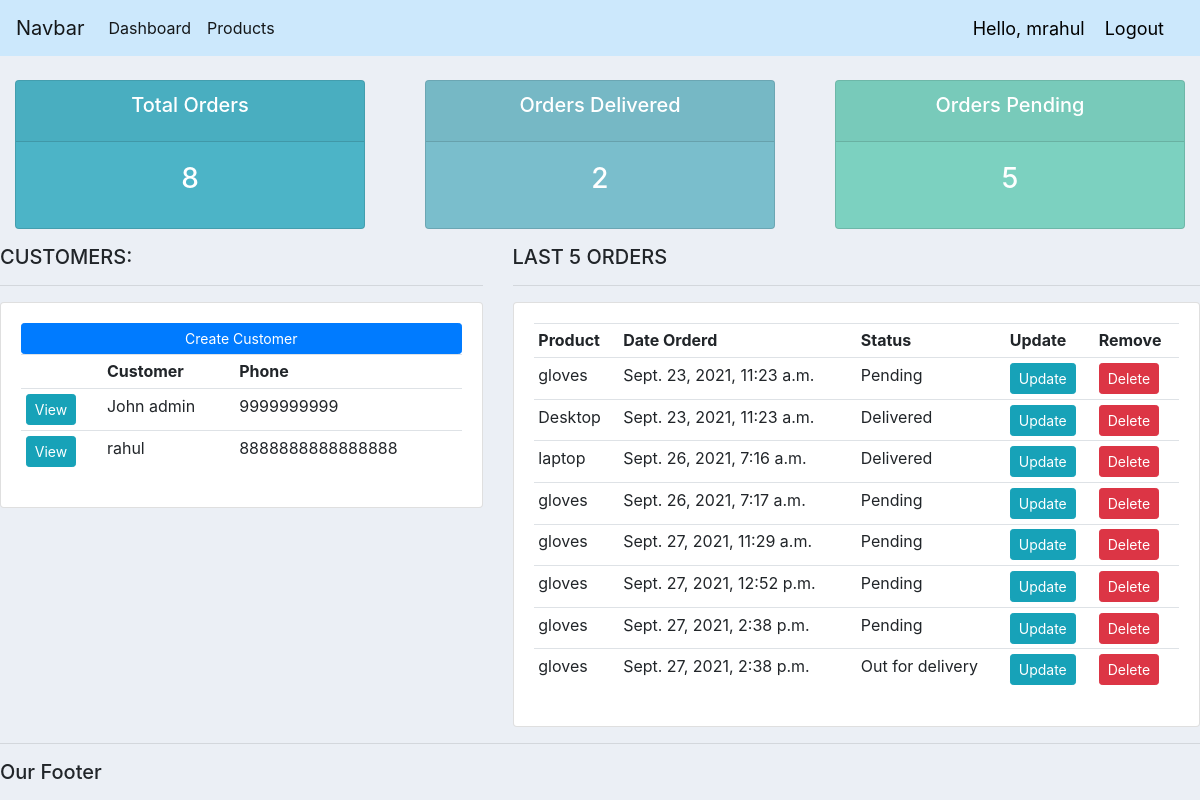
The app's page / (signed in) with its own data.
### accounts/models.py (models this page shows, shortened)
class Customer(models.Model):
	name = models.CharField(max_length=200, null=True)
	phone = models.CharField(max_length=200, null=True)
	email = models.CharField(max_length=200, null=True)
	date_created = models.DateTimeField(auto_now_add=True, null=True)

class Order(models.Model):
	STATUS = (
			('Pending', 'Pending'),
			('Out for delivery', 'Out for delivery'),
			('Delivered', 'Delivered'),
			)
	customer = models.ForeignKey(Customer, null=True, on_delete= models.SET_NULL)
	product = models.ForeignKey(Product, null=True, on_delete= models.SET_NULL)
	date_created = models.DateTimeField(auto_now_add=True, null=True)
	status = models.CharField(max_length=200, null=True, choices=STATUS)

class Product(models.Model):
	CATEGORY = (
			('Indoor', 'Indoor'),
			('Out Door', 'Out Door'),
			)
	name = models.CharField(max_length=200, null=True)
	price = models.FloatField(null=True)
	category = models.CharField(max_length=200, null=True, choices=CATEGORY)
	description = models.CharField(max_length=200, null=True, blank=True)
	date_created = models.DateTimeField(auto_now_add=True, null=True)
	tags = models.ManyToManyField(Tag)
	def __str__(self):
		return self.name

### accounts/views.py (the view)
# urls.py: path('', views.home, name="home"),
@login_required(login_url='login')
def home(request):
	orders = Order.objects.all()
	customers = Customer.objects.all()
	total_customers = customers.count()
	total_orders = orders.count()
	delivered = orders.filter(status='Delivered').count()
	pending = orders.filter(status='Pending').count()
	context = {'orders':orders, 'customers':customers,
	'total_orders':total_orders,'delivered':delivered,
	'pending':pending }
	return render(request, 'accounts/dashboard.html', context)

### accounts/templates/accounts/dashboard.html
{% extends 'accounts/main.html' %}
{% block content %}
{% include 'accounts/status.html' %}
<div class="row">
	<div class="col-md-5">
		<h5>CUSTOMERS:</h5>
		<hr>
		<div class="card card-body">
			<a class="btn btn-primary  btn-sm btn-block" href="">Create Customer</a>
			<table class="table table-sm">
				<tr>
					<th></th>
					<th>Customer</th>
					<th>Phone</th>
				</tr>
				{% for customer in customers %}
					<tr>
						<td><a class="btn btn-sm btn-info" href="{% url 'customer' customer.id %}">View</a></td>
						<td>{{customer.name}}</td>
						<td>{{customer.phone}}</td>
					</tr>
				{% endfor %}
			</table>
		</div>
	</div>
	<div class="col-md-7">
		<h5>LAST 5 ORDERS</h5>
		<hr>
		<div class="card card-body">
			<table class="table table-sm">
				<tr>
					<th>Product</th>
					<th>Date Orderd</th>
					<th>Status</th>
					<th>Update</th>
					<th>Remove</th>
				</tr>
				{% for order in orders %}
					<tr>
						<td>{{order.product}}</td>
						<td>{{order.date_created}}</td>
						<td>{{order.status}}</td>
						<td><a class="btn btn-sm btn-info" href="{% url 'update_order' order.id %}">Update</a></td>
						<td><a class="btn btn-sm btn-danger" href="{% url 'delete_order' order.id %}">Delete</a></td>
					</tr>
				{% endfor %}
			</table>
		</div>
	</div>
</div>
{% endblock %}

### accounts/templates/accounts/main.html (shortened to what this page needs)
<!DOCTYPE html>
<html>
    <head>
        <link rel="stylesheet" href="https://maxcdn.bootstrapcdn.com/bootstrap/4.0.0/css/bootstrap.min.css">
    </head>
    <body>
        {% include 'accounts/navbar.html' %}
        {% block content %}
        {% endblock %}
        <hr>
        <h5>Our Footer</h5>
    </body>
</html>

### accounts/templates/accounts/navbar.html (shortened to what this page needs)
<nav class="navbar navbar-expand-lg navbar-light" style="background-color: #cce8fc;">
    <a class="navbar-brand" href="#">Navbar</a>
    <div class="collapse navbar-collapse" id="navbarNav">
      <ul class="navbar-nav">
        <li class="nav-item active">
          <a class="nav-link" href="{% url 'home' %}">Dashboard </a>
        </li>
        <li class="nav-item active">
          <a class="nav-link" href="{% url 'products' %}">Products</a>
        </li>
      </ul>
    </div>
    <span class="hello-msg">Hello, {{request.user}}</span>
    <span ><a  class="hello-msg" href="{% url 'logout' %}">Logout</a></span>
  </nav>

### accounts/templates/accounts/status.html
<br>
<div class="row">
	<div class="col">
		<div class="col-md">
			<div class="card text-center text-white  mb-3" id="total-orders">
			  	<div class="card-header">
			  		<h5 class="card-title">Total Orders</h5>
			  	</div>
			  	<div class="card-body">
			    	<h3 class="card-title">{{total_orders}}</h3>
			  	</div>
			</div>
		</div>
	</div>
	<div class="col">
		<div class="col-md">
			<div class="card text-center text-white  mb-3" id="orders-delivered">
			  	<div class="card-header">
			  		<h5 class="card-title">Orders Delivered</h5>
			  	</div>
			  	<div class="card-body">
			    	<h3 class="card-title">{{delivered}}</h3>
			  	</div>
			</div>
		</div>
	</div>
	<div class="col">
		<div class="col-md">
			<div class="card text-center text-white  mb-3" id="orders-pending">
			  	<div class="card-header">
			  		<h5 class="card-title">Orders Pending</h5>
			  	</div>
			  	<div class="card-body">
			    	<h3 class="card-title">{{pending}}</h3>
			  	</div>
			</div>
		</div>
	</div>
</div>

### accounts/templates/accounts/main.html (style rules this page uses)
body { background-color: #ebeff5; }
#total-orders { background-color: #4cb4c7; }
#orders-delivered { background-color: #7abecc; }
#orders-pending { background-color: #7CD1C0; }

### accounts/templates/accounts/navbar.html (style rules this page uses)
.hello-msg { font-size: 18px; color: rgb(0, 0, 0); margin-right: 20px; }

### records on screen
Customer: name "John admin", phone "9999999999"
Customer: name "rahul", phone "8888888888888888"
Order: product "gloves", date_created "Sept. 23, 2021, 11:23 a.m.", status "Pending"
Order: product "Desktop", date_created "Sept. 23, 2021, 11:23 a.m.", status "Delivered"
Order: product "laptop", date_created "Sept. 26, 2021, 7:16 a.m.", status "Delivered"
Order: product "gloves", date_created "Sept. 26, 2021, 7:17 a.m.", status "Pending"
Order: product "gloves", date_created "Sept. 27, 2021, 11:29 a.m.", status "Pending"
Order: product "gloves", date_created "Sept. 27, 2021, 12:52 p.m.", status "Pending"
Order: product "gloves", date_created "Sept. 27, 2021, 2:38 p.m.", status "Pending"
Order: product "gloves", date_created "Sept. 27, 2021, 2:38 p.m.", status "Out for delivery"

### other values on screen
{{ request.user }} "mrahul"
{{ total_orders }} "8"
{{ delivered }} "2"
{{ pending }} "5"
